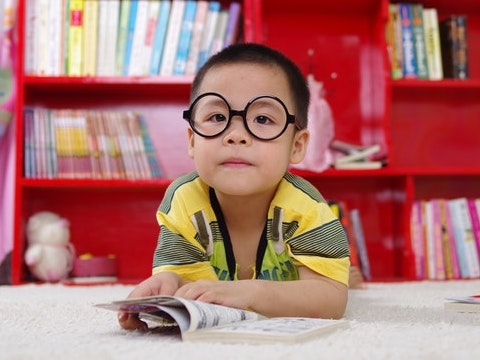
//> input picture wk1/data/images/boy.jpg, 480 x 360 px, given in place of sunglassAlpha.png, which was not available; the run also reads 1 picture not shown here
$ ./Using_Arithmetic_Operations   (built with g++ and OpenCV 4)
//> lines starting //> are read from the running program, lines starting //| are printed output that depends on the picture; after the words box and inside, x2 and y2 are one past the last pixel; in counts of white or black regions, pixels touching at a corner belong together; pictures that were not available may be replaced by others from this repository, and a replacement may not be noted
### wk1/Application_Sunglasses_Filter/dataPath.hpp
std::string DATA_PATH = "../data/";

### wk1/Application_Sunglasses_Filter/Using_Arithmetic_Operations.cpp
#include <iostream>
#include <opencv2/core.hpp>
#include <opencv2/imgproc.hpp>
#include <opencv2/highgui.hpp>
#include <opencv2/opencv.hpp>
#include "dataPath.hpp"

using namespace std;
using namespace cv;

int main(void)
{
	// Make the dimensions of the mask same as the input image.
	// Since Face Image is a 3-channel image, we create a 3 channel image for the mask
	Mat glassMask1 = imread("../results/sunglassAlpha.png", 0);
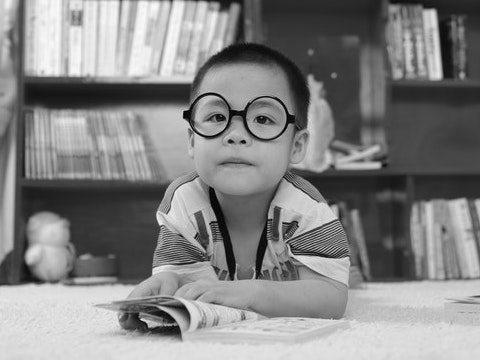
//> glassMask1: 360 rows x 480 cols, CV_8UC1; min 0, max 252, mean 132.5
	Mat glassBGR = imread("../results/sunglassRGB.png");
	Mat glassMask;
	Mat glassMaskChannels[] = {glassMask1, glassMask1, glassMask1};
	merge(glassMaskChannels, 3, glassMask);
	// Make the values [0,1] since we are using arithmetic operations
	glassMask = glassMask / 255;
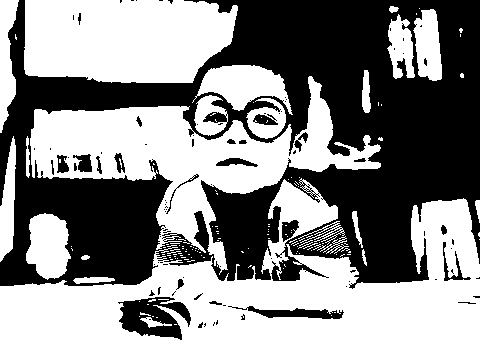
//> glassMask: 360 rows x 480 cols, CV_8UC3; values 0 (black) and 1 (white), 54.8% white; 91 black regions (67 under 20 px), largest, box (x1, y1, x2, y2) and area: (0, 0, 480, 289) 73383, (118, 297, 191, 340) 1867, (228, 306, 344, 319) 678

	// Load the Face Image
	string faceImagePath = DATA_PATH + "/images/musk.jpg";
	Mat faceImage = imread(faceImagePath);
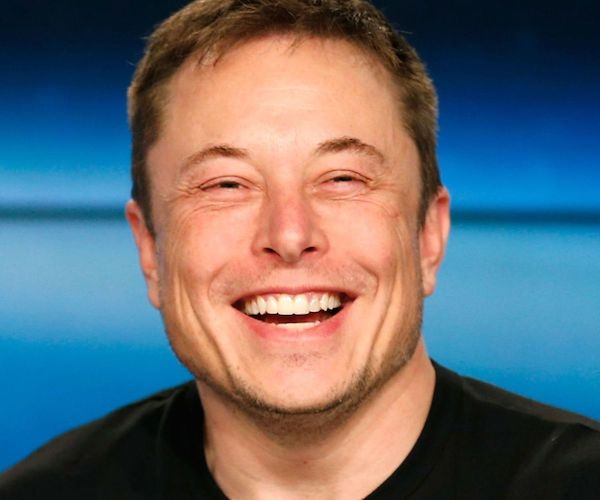
//> input picture wk1/data/images/musk.jpg, 600 x 500 px
//> faceImage is the input picture: 500 rows x 600 cols, CV_8UC3; mean B, G, R 112.1, 105.5, 100.1

	// Make a copy
	Mat faceWithGlassesArithmetic = faceImage.clone();

	// Get the eye region from the face image
	Mat eyeROI = faceWithGlassesArithmetic(Range(150, 250), Range(140, 440));
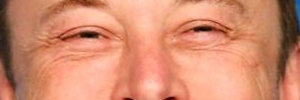
//> eyeROI: 100 rows x 300 cols, CV_8UC3; mean B, G, R 111.3, 140, 211.3

	Mat eyeROIChannels[3];
	split(eyeROI, eyeROIChannels);
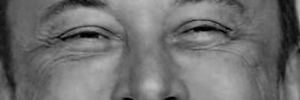
//> eyeROIChannels[0]: 100 rows x 300 cols, CV_8UC1; min 0, max 189, mean 111.3
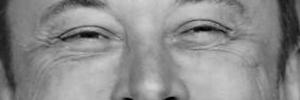
//> eyeROIChannels[1]: 100 rows x 300 cols, CV_8UC1; min 0, max 212, mean 140
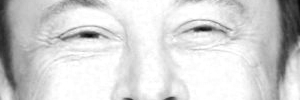
//> eyeROIChannels[2]: 100 rows x 300 cols, CV_8UC1; min 7, max 255, mean 211.3
	Mat maskedEyeChannels[3];
	Mat maskedEye;

	for (int i = 0; i < 3; i++)
	{
		// Use the mask to create the masked eye region
//> (the run ends here: the program stops with an error, at `multiply(eyeROIChannels[i], (1 - glassMaskChannels[i]), maskedEyeChann..`)
